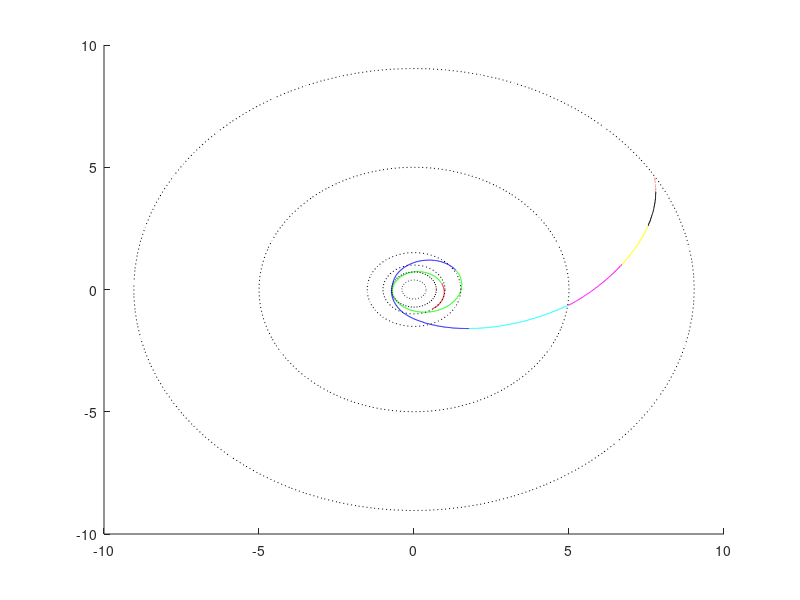

This figure's MATLAB source:
%% CASSINIPATH3 Solution to "The Cassini-Huygens Spacecraft III" Exercise

%% 1. Load the file cassiniData2
load cassiniData2

%% Extract Year, Month, Day, X, Y, Z
Year = data(:,1);
Month = data(:,2);
Day = data(:,3);
X = data(:,4);
Y = data(:,5);
Z = data(:,6);

%% 2. Compute the radius (distance from sun)
Radius = sqrt(X.^2 + Y.^2 + Z.^2);

%% 3. Determine the dates on which the probe crossed each planet's orbit.
planetRadii = [0.39,0.72,1.0,1.51,5,9.04,19.18,30.06];

% Compute when the probe and each planet had the same distance from the sun
Mercury_index = (Radius == planetRadii(1));
Venus_index = (Radius == planetRadii(2));
Earth_index = (Radius == planetRadii(3));
Mars_index = (Radius == planetRadii(4));
Jupiter_index = (Radius == planetRadii(5));
Saturn_index = (Radius == planetRadii(6));

% Create the output data
Mercury_Date = [Year(Mercury_index) Month(Mercury_index) Day(Mercury_index)];
Venus_Date = [Year(Venus_index) Month(Venus_index) Day(Venus_index)];
Earth_Date = [Year(Earth_index) Month(Earth_index) Day(Earth_index)];
Mars_Date = [Year(Mars_index) Month(Mars_index) Day(Mars_index)];
Jupiter_Date = [Year(Jupiter_index) Month(Jupiter_index) Day(Jupiter_index)];
Saturn_Date = [Year(Saturn_index)  Month(Saturn_index) Day(Saturn_index)];

% Display the output data
disp('Mercury Crossing (YYYY MM DD): ')
disp(Mercury_Date)
disp('Venus Crossing (YYYY MM DD): ')
disp(Venus_Date)
disp('Earth Crossing (YYYY MM DD): ')
disp(Earth_Date)
disp('Mars Crossing (YYYY MM DD): ')
disp(Mars_Date)
disp('Jupiter Crossing (YYYY MM DD): ')
disp(Jupiter_Date)
disp('Saturn Crossing (YYYY MM DD): ')
disp(Saturn_Date)

%% 4. Plot the XY position for each year
%   Extract each year's data
I1997 = (Year == 1997);
I1998 = (Year == 1998);
I1999 = (Year == 1999);
I2000 = (Year == 2000);
I2001 = (Year == 2001);
I2002 = (Year == 2002);
I2003 = (Year == 2003);
I2004 = (Year == 2004);

%   Create the figure and plot in different colors
hold on
plot(X(I1997),Y(I1997),'r')
plot(X(I1998),Y(I1998),'g')
plot(X(I1999),Y(I1999),'b')
plot(X(I2000),Y(I2000),'c')
plot(X(I2001),Y(I2001),'m')
plot(X(I2002),Y(I2002),'y')
plot(X(I2003),Y(I2003),'k')
plot(X(I2004),Y(I2004),'r:')

%% 5. Add in the orbits of Mercury, Venus, Earth, Mars, Jupiter, and Saturn
%  Create a unit circle
theta = linspace(0,2*pi,100);
xc = cos(theta);
yc = sin(theta);

%  Plot each planet's orbit as a dotted black line
plot(planetRadii(1)*xc,planetRadii(1)*yc,'k:')
plot(planetRadii(2)*xc,planetRadii(2)*yc,'k:')
plot(planetRadii(3)*xc,planetRadii(3)*yc,'k:')
plot(planetRadii(4)*xc,planetRadii(4)*yc,'k:')
plot(planetRadii(5)*xc,planetRadii(5)*yc,'k:')
plot(planetRadii(6)*xc,planetRadii(6)*yc,'k:')
